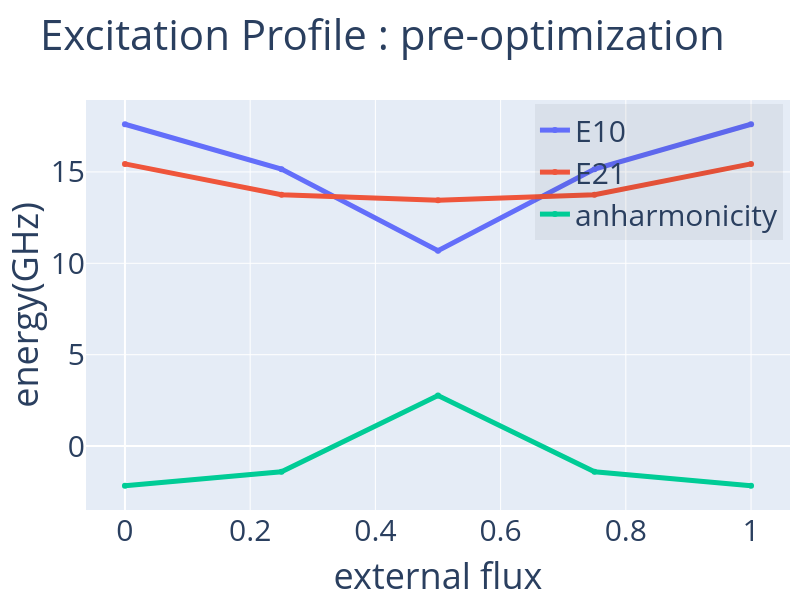

This figure's notebook cell:
### Markdown cell above
When computing the spectrum, try for different basis sizes and check which is the minimum basis size where the eigenenergies do not change anymore!

### Code cell
# visualize excitation profile pre-optimization
plotCompare(flux_range,{'E10':pre_Ex[1],'E21':pre_Ex[2]-pre_Ex[1],'anharmonicity':pre_Ex[2]-2*pre_Ex[1]},
            'Excitation Profile : pre-optimization','external flux','energy(GHz)',export='pdf',size=(600,800))

### Figure 1 — Plotly figure (JSON) as saved in the notebook; plotly's stock layout.template omitted (floating-point values rounded to 4 significant figures)
{"data": [{"line": {"width": 5}, "name": "E10", "type": "scatter", "x": [0.0, 0.25, 0.5, 0.75, 1.0], "y": [17.61, 15.15, 10.69, 15.15, 17.61]}, {"line": {"width": 5}, "name": "E21", "type": "scatter", "x": [0.0, 0.25, 0.5, 0.75, 1.0], "y": [15.44, 13.75, 13.46, 13.75, 15.44]}, {"line": {"width": 5}, "name": "anharmonicity", "type": "scatter", "x": [0.0, 0.25, 0.5, 0.75, 1.0], "y": [-2.169, -1.403, 2.763, -1.403, -2.169]}], "layout": {"font": {"size": 30}, "height": 600, "legend": {"bgcolor": "rgba(0,0,0,.05)", "x": 0.99, "xanchor": "right", "y": 0.99, "yanchor": "top"}, "margin": {"r": 10, "t": 100}, "showlegend": true, "title": {"text": "Excitation Profile : pre-optimization"}, "width": 800, "xaxis": {"title": {"text": "external flux"}}, "yaxis": {"title": {"text": "energy(GHz)"}}}}
